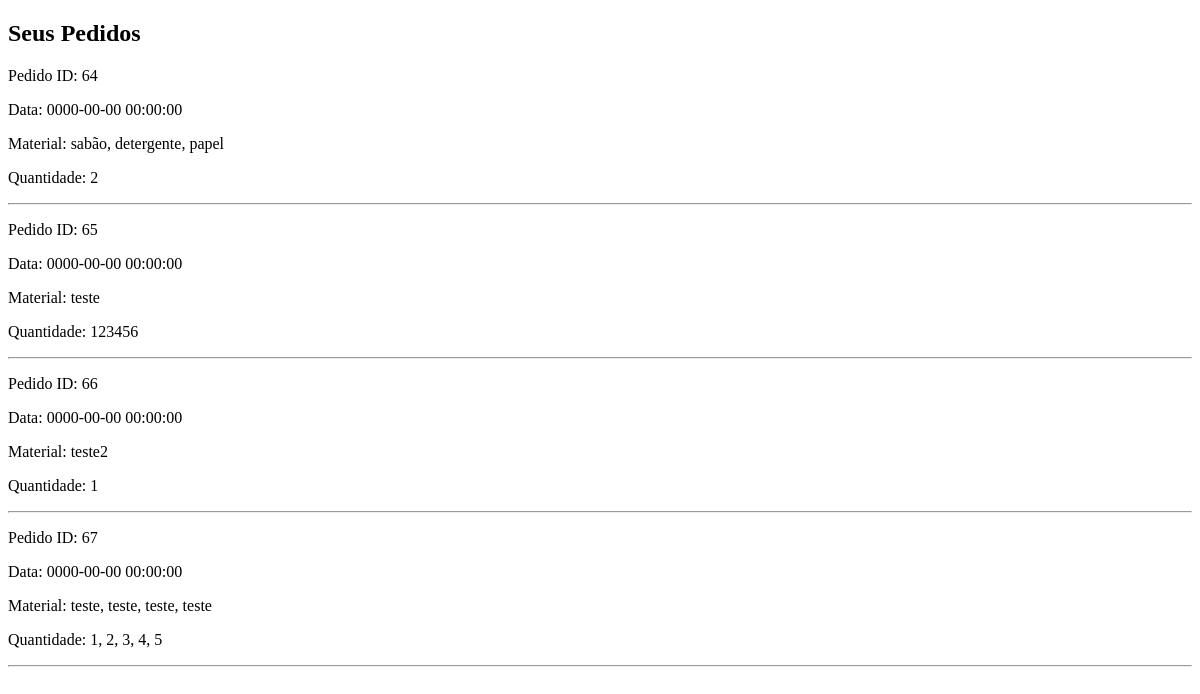
Page /detalhespedido.php (signed in) on the earlier database version.
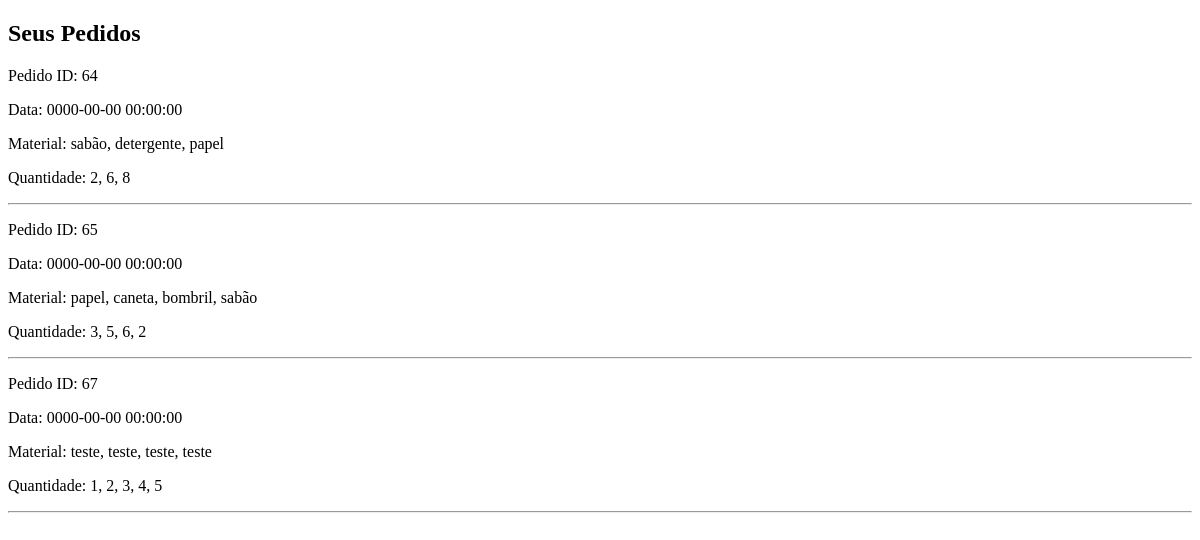
Same page on the later database version.
### tables this page shows
CREATE TABLE `pedido` (
  `id_pedido` int(11) NOT NULL,
  `data` datetime NOT NULL,
  `usuario` varchar(255) NOT NULL,
  `nome_material` text NOT NULL,
  `quantidade` varchar(255) NOT NULL,
  `status` varchar(50) DEFAULT 'Pendente'
);

### detalhespedido.php (the view, shortened to what this page needs)
<?php
$conexao = conectar();
$email = $_SESSION['Email'];
$sql = "SELECT `id_pedido`, `data`, `nome_material`, `quantidade`, 'usuario'
        FROM `pedido`
        WHERE `usuario` = '$email'";
$result = mysqli_query($conexao, $sql);
?>
<!DOCTYPE html>
<html lang="pt-BR">
<head>
</head>
<body>
    <h2>Seus Pedidos</h2>
    <?php
    if (mysqli_num_rows($result) > 0) {
        while ($pedido = mysqli_fetch_assoc($result)) {
            echo "<p>Pedido ID: {$pedido['id_pedido']}</p>";
            echo "<p>Data: {$pedido['data']}</p>";
            echo "<p>Material: {$pedido['nome_material']}</p>";
            echo "<p>Quantidade: {$pedido['quantidade']}</p>";
            echo "<hr>";
        }
    } else {
        echo "<p>Você ainda não fez nenhum pedido.</p>";
    }
    ?>
</body>
</html>

Differences in the rows shown:
removed pedido: id_pedido "66", data "0000-00-00 00:00:00", nome_material "teste2", quantidade "1"
changed pedido "sabão, detergente, papel": quantidade "2" → "2, 6, 8"
changed pedido id 65: nome_material "teste" → "papel, caneta, bombril, sabão"; quantidade "123456" → "3, 5, 6, 2"
